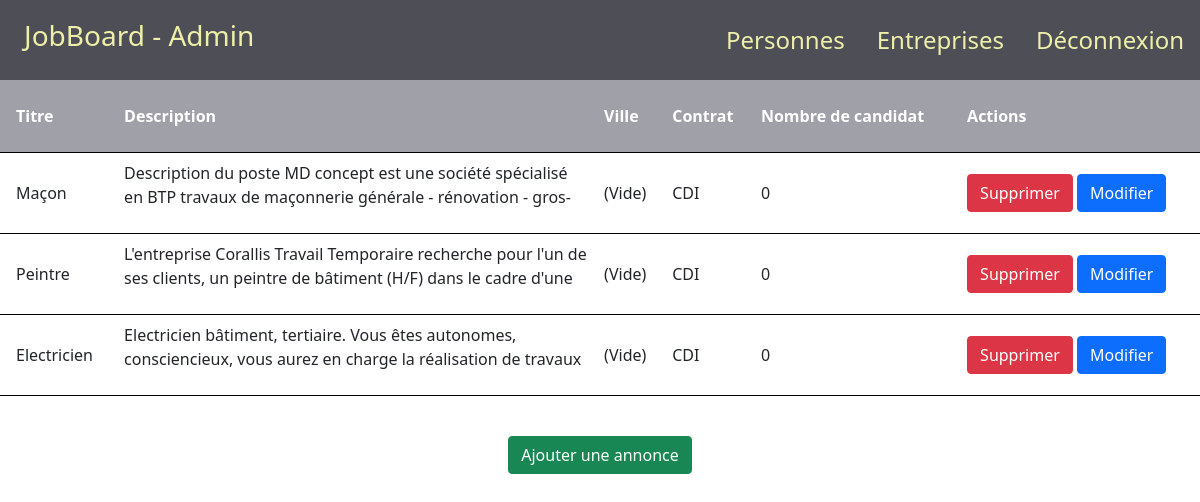
/admin/advertising.php?id=1, run on an earlier commit of the app's database.
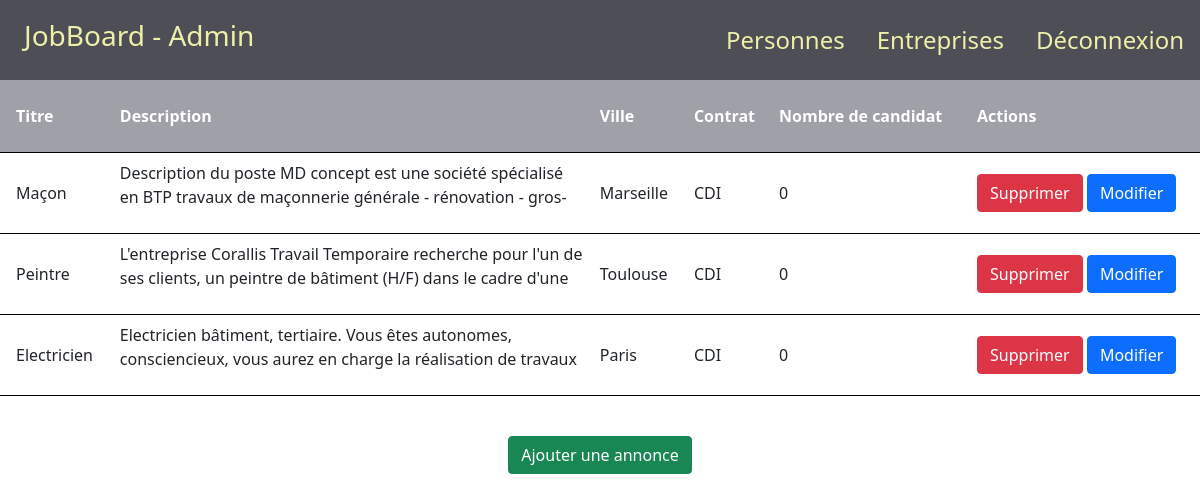
And on a later commit of the database.
### tables this page shows
CREATE TABLE IF NOT EXISTS `advertising` (
  `id` int(11) NOT NULL AUTO_INCREMENT,
  `titre` varchar(255) DEFAULT NULL,
  `descript` text,
  `wages` int(11) DEFAULT NULL,
  `companie_name` varchar(255) DEFAULT NULL,
  `city` varchar(255) DEFAULT NULL,
  `date_e` date DEFAULT NULL,
  `published` tinyint(1) DEFAULT NULL,
  `companies_id` int(11) DEFAULT NULL,
  `contrat` varchar(255) DEFAULT NULL,
  PRIMARY KEY (`id`),
  KEY `companies_id` (`companies_id`)
);

### admin/advertising.php (the view, shortened to what this page needs)
<!DOCTYPE html>
<html lang="en">
<head>
    <link rel="stylesheet" href="https://cdnjs.cloudflare.com/ajax/libs/twitter-bootstrap/5.1.0/css/bootstrap.min.css">
    <link rel="stylesheet" href="https://cdnjs.cloudflare.com/ajax/libs/font-awesome/5.15.4/css/all.min.css">
    <link rel="stylesheet" href="style/accueil.css">
    <link rel="stylesheet" href="style/nav.css">
</head>
<body>
    <?php
    require_once("component/nav.php");
    require_once("../configs/database.php");
    $id_ese = $_GET['id'];
    ?>
    <table>
        <tr>
            <th>Titre</th>
            <th>Description</th>
            <th>Ville</th>
            <th>Contrat</th>
            <th>Nombre de candidat</th>
            <th>Actions</th>
        </tr>
        <?php
        foreach ($db->query("SELECT * FROM advertising WHERE companies_id = $id_ese") as $row) {
            $id = $row["id"];
        ?>
            <tr>
                <td><?php if (!$row['titre']) {
                        echo "(Vide)";
                    } else {
                        echo $row['titre'];
                    } ?></td>
                <td class="descript">
                    <p><?php if (!$row['descript']) {
                            echo "(Vide)";
                        } else {
                            echo $row['descript'];
                        } ?></p>
                </td>
                <td><?php if (!$row['city']) {
                        echo "(Vide)";
                    } else {
                        echo $row['city'];
                    } ?></td>
                <td><?php if (!$row['contrat']) {
                        echo "(Vide)";
                    } else {
                        echo $row['contrat'];
                    } ?></td>
                <td><?php
                    $i = 0;
                    echo $i;
                    ?></td>
                <td>
                    <button type="button" class="btn btn-danger" data-bs-toggle="modal" data-bs-target="#exampleModal" onclick="supp_add(<?= $id ?>, 0)">Supprimer</button>
                    <button type="button" class="btn btn-primary" data-bs-toggle="modal" data-bs-target="#exampleModal2<?php echo $id ?>" onclick="up_add(<?= $id ?>, 0)">Modifier</button>
                </td>
            </tr>
        <?php
        }
        ?>
    </table>
    <div style="text-align: center; margin-top:5vh;">
        <button type="button" class="btn btn-success" data-bs-toggle="modal" data-bs-target="#exampleModal3">Ajouter une annonce</button>
    </div>
</body>
</html>

What changed in the data, as far as the page shows it:
changed advertising "Maçon": city (not shown) → "Marseille"; no longer shows "(Vide)"
changed advertising "Peintre": city (not shown) → "Toulouse"; no longer shows "(Vide)"
changed advertising "Electricien": city (not shown) → "Paris"; no longer shows "(Vide)"
